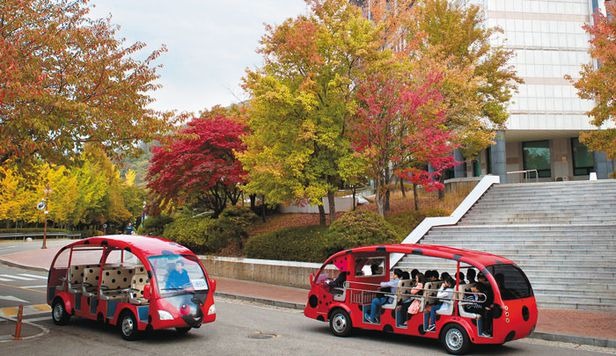
#> input picture Computer-Vision/bus.jpg, 616 x 356 px
$ python exercise4-1.py
#> lines starting #> are read from the running program, lines starting #| are printed output that depends on the picture
import cv2 as cv
import sys
import matplotlib.pyplot as plt

img = cv.imread('bus.jpg')
#> img is the input picture: shape (356, 616, 3); mean B, G, R 103.9, 126.6, 150.9

if img is None:
    sys.exit('파일을 찾을 수 없습니다.')

image_red = img.copy()
image_red[:, :, 1] = 0
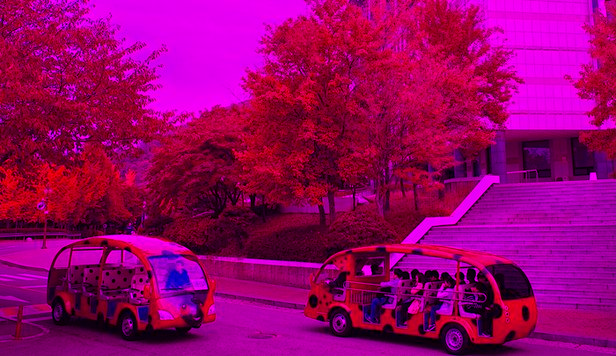
#> image_red: shape (356, 616, 3); mean B, G, R 103.9, 0, 150.9
image_red[:, :, 0] = 0
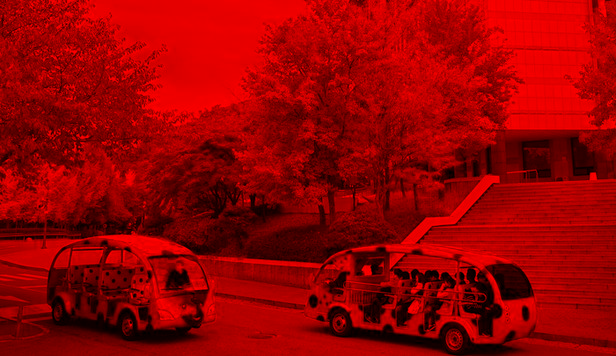
#> image_red: shape (356, 616, 3); mean B, G, R 0, 0, 150.9

image_green = img.copy()
image_green[:, :, 2] = 0
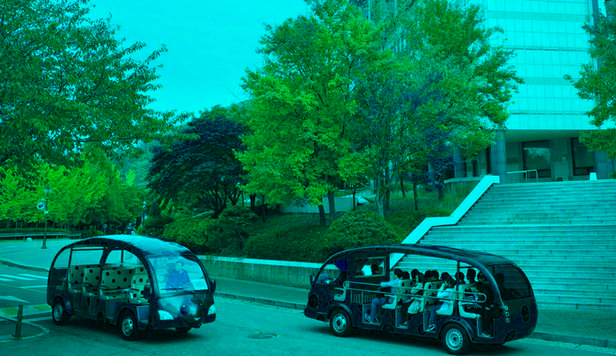
#> image_green: shape (356, 616, 3); mean B, G, R 103.9, 126.6, 0
image_green[:, :, 0] = 0
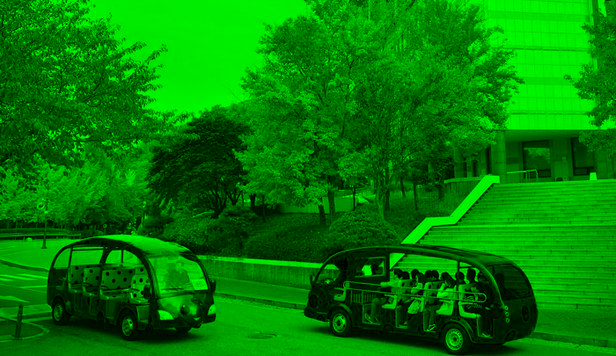
#> image_green: shape (356, 616, 3); mean B, G, R 0, 126.6, 0

image_blue = img.copy()
image_blue[:, :, 2] = 0
image_blue[:, :, 1] = 0
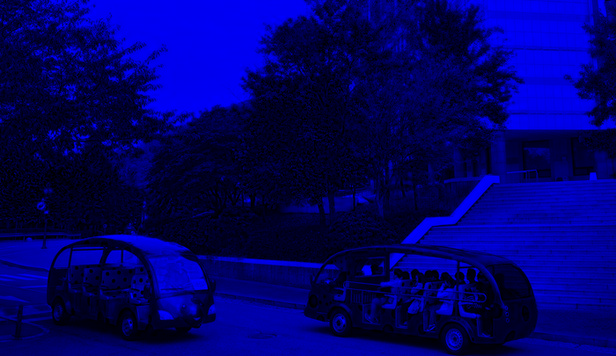
#> image_blue: shape (356, 616, 3); mean B, G, R 103.9, 0, 0

cv.imshow('Color Image', img)

cv.imshow('Red Channel', image_red)
cv.imshow('Green Channel', image_green)
cv.imshow('Blue Channel', image_blue)

cv.waitKey()
cv.destroyAllWindows()

$ run again, with Computer-Vision/house.jpg copied over Computer-Vision/bus.jpg
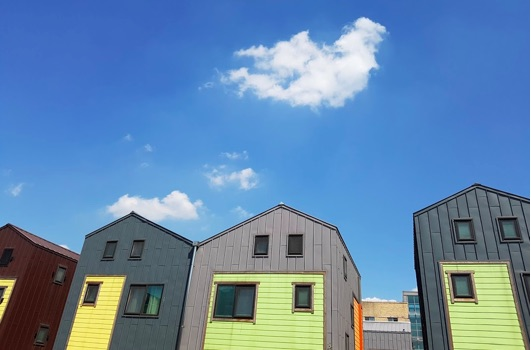
#> input picture Computer-Vision/house.jpg, 531 x 350 px
#> img is the input picture: shape (350, 531, 3); mean B, G, R 172, 135.4, 99.8
#> `image_green[:, :, 0] = 0`:
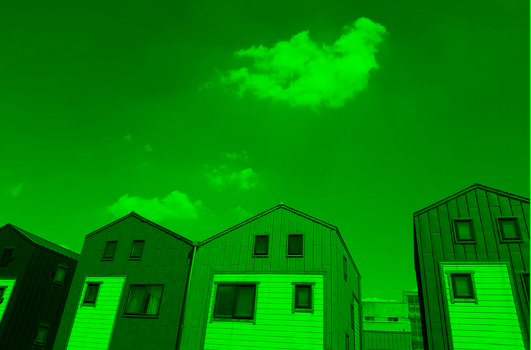
#> image_green: shape (350, 531, 3); mean B, G, R 0, 135.4, 0
#> `image_blue[:, :, 1] = 0`:
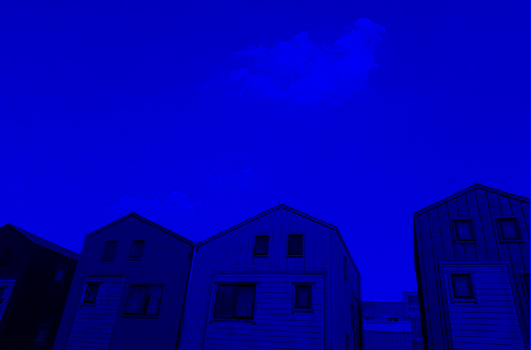
#> image_blue: shape (350, 531, 3); mean B, G, R 172, 0, 0
